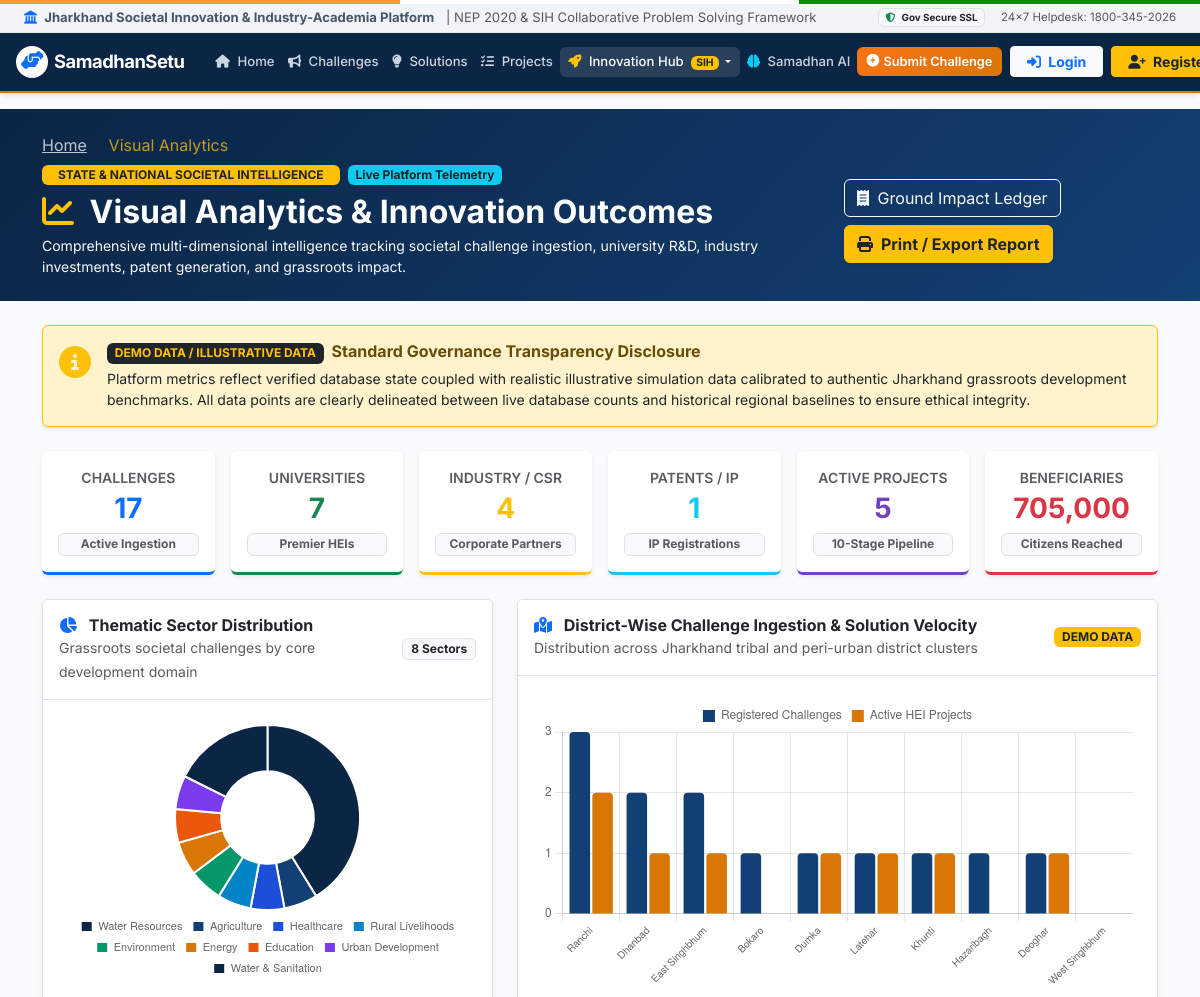
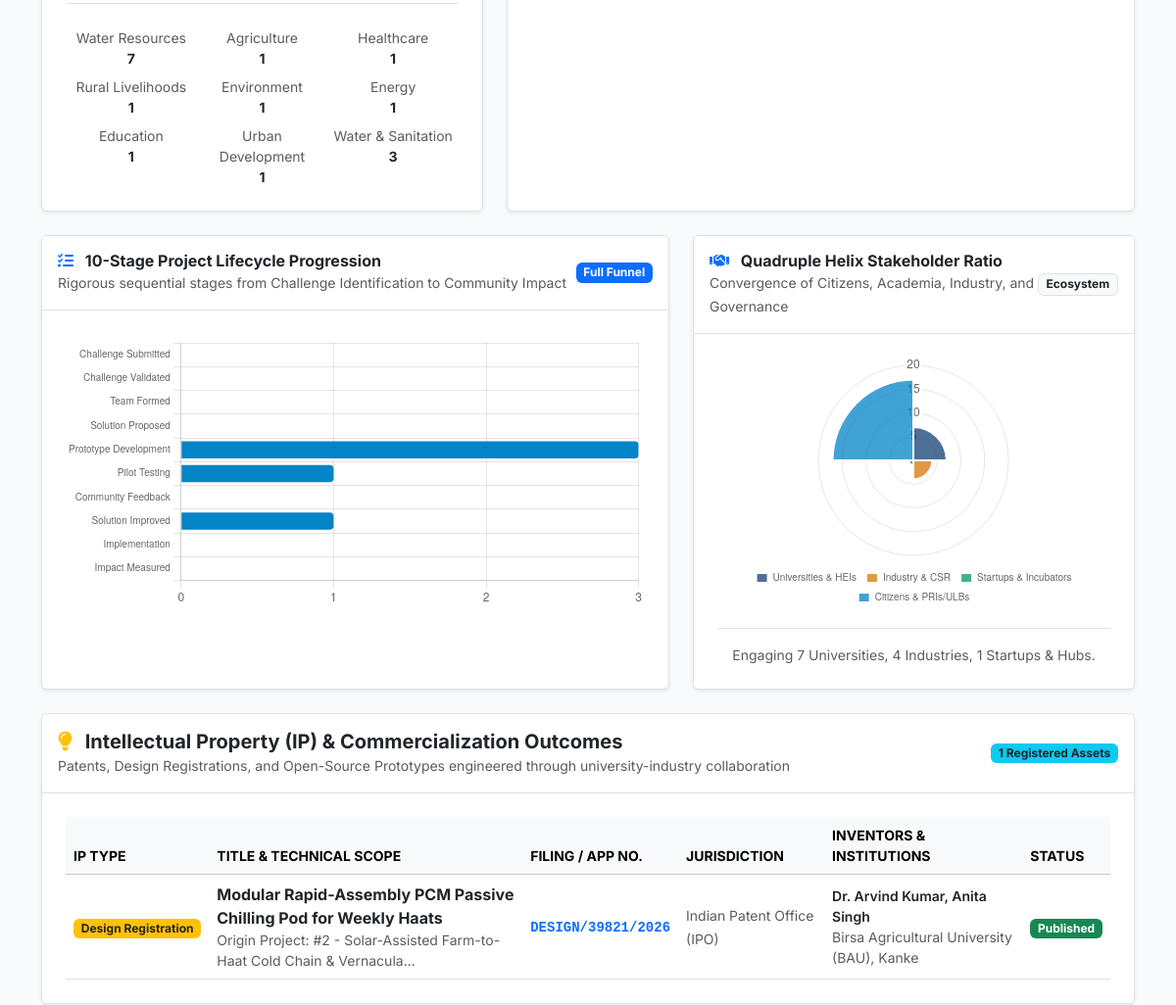
Before: /analytics (upper part) with the older database file (2 pictures, top to bottom).
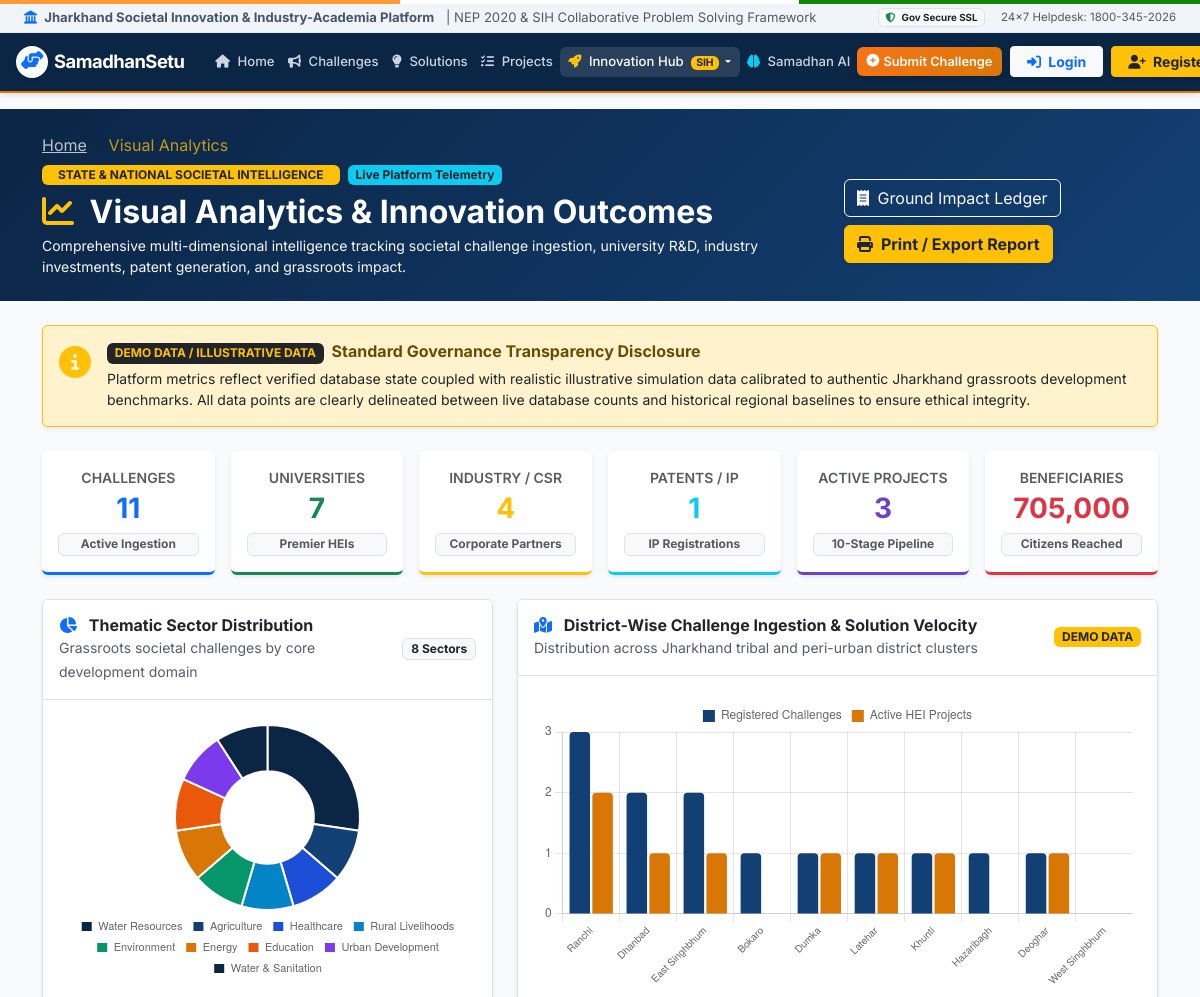
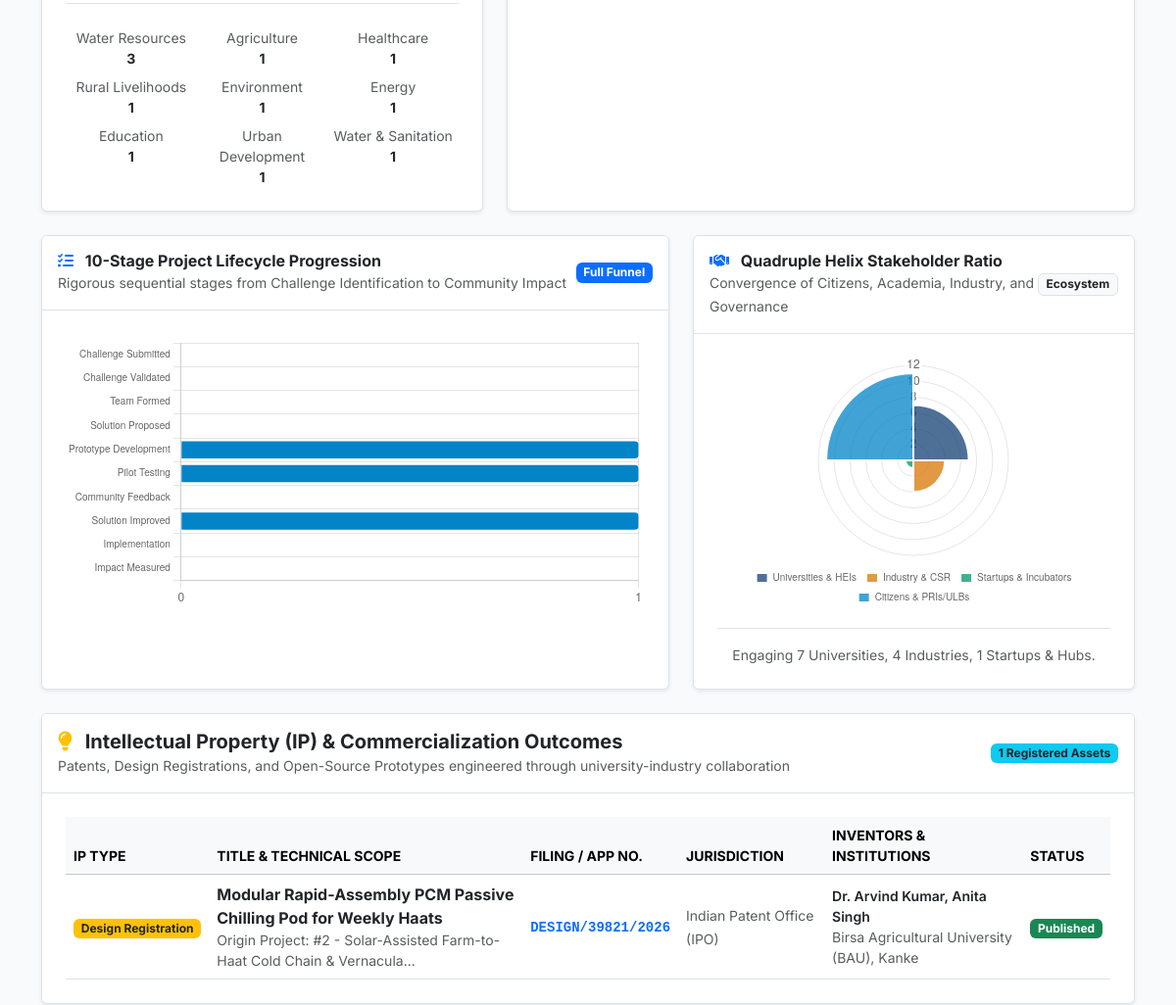
After: the same page with the newer database file (2 pictures, top to bottom).
### app.py (models this page shows, shortened)
class Challenge(db.Model):
    __tablename__ = 'challenges'
    id = db.Column(db.Integer, primary_key=True)
    title = db.Column(db.String(250), nullable=False)
    description = db.Column(db.Text, nullable=False)
    category = db.Column(db.String(80), nullable=False)
    department = db.Column(db.String(150), nullable=False, default='General Administration')
    location = db.Column(db.String(150), nullable=False)
    priority = db.Column(db.String(30), nullable=False, default='Medium') # Low, Medium, High, Critical
    status = db.Column(db.String(50), default='Open') # Open, Under Review, Verified, In Progress, Pilot, Implemented, Closed
    created_date = db.Column(db.DateTime, default=datetime.utcnow)
    deadline = db.Column(db.DateTime, nullable=True)
    organization = db.Column(db.String(200), nullable=False, default='Municipal Corporation')
    required_skills = db.Column(db.Text, nullable=True)
    submitter_type = db.Column(db.String(100), default='Citizen / Resident')
    district = db.Column(db.String(100), default='Ranchi')
    block = db.Column(db.String(100), nullable=True)
    media_url = db.Column(db.String(255), nullable=True)
    document_url = db.Column(db.String(255), nullable=True)
    assigned_university = db.Column(db.String(200), nullable=True)
    nep_aligned = db.Column(db.Boolean, default=True)
    expected_solution_type = db.Column(db.String(100), default='Software / Hardware Prototype')
    affected_population = db.Column(db.String(200), default='General Community')
    people_affected_count = db.Column(db.Integer, default=10000)
    existing_solutions = db.Column(db.Text, nullable=True)
    shortcomings = db.Column(db.Text, nullable=True)
    required_technology = db.Column(db.Text, nullable=True)
    expected_outcome = db.Column(db.Text, nullable=True)
    ai_impact_score = db.Column(db.Integer, default=85)
    views_count = db.Column(db.Integer, default=240)
    followers_count = db.Column(db.Integer, default=28)
    created_by_id = db.Column(db.Integer, db.ForeignKey('users.id'), nullable=True)
    submitter_aadhaar_masked = db.Column(db.String(30), nullable=True)
    submitter_phone = db.Column(db.String(30), nullable=True)
    solutions = db.relationship('Solution', backref='challenge', lazy=True, cascade='all, delete-orphan')
    projects = db.relationship('Project', backref='challenge', lazy=True)
    invitations = db.relationship('TeamInvitation', backref='challenge', lazy=True, cascade='all, delete-orphan')
    problem_dna = db.relationship('ProblemDNA', backref='challenge', uselist=False, lazy=True, cascade='all, delete-orphan')
    @property
    def severity(self):
        return self.priority
    @property
    def created_at(self):
        return self.created_date

### app.py (the view)
@app.route('/analytics')
def analytics():
    challenges = Challenge.query.all()
    projects = Project.query.all()
    solutions = Solution.query.all()
    orgs = Organization.query.all()
    metrics = ImpactMetric.query.all()
    ip_records = ProjectIP.query.all()
    total_challenges = len(challenges)
    total_projects = len(projects)
    total_solutions = len(solutions)
    total_orgs = len(orgs)
    total_patents = len(ip_records)
    sector_counts = {}
    for ch in challenges:
        cat = ch.category or 'Other'
        sector_counts[cat] = sector_counts.get(cat, 0) + 1
    district_counts = {}
    for ch in challenges:
        dist = ch.district or 'Ranchi'
        district_counts[dist] = district_counts.get(dist, 0) + 1
    uni_count = sum(1 for o in orgs if o.type == 'University')
    industry_count = sum(1 for o in orgs if o.type in ['Industry', 'MSME'])
    startup_count = sum(1 for o in orgs if o.type in ['Startup', 'Innovation Hub'])
    stage_counts = {stg: 0 for stg in PROJECT_LIFECYCLE_STAGES}
    for p in projects:
        stg = p.current_stage or 'Prototype Development'
        if stg in stage_counts:
            stage_counts[stg] += 1
        else:
            stage_counts['Prototype Development'] = stage_counts.get('Prototype Development', 0) + 1
    total_beneficiaries = sum(m.people_impacted for m in metrics)
    total_villages = sum(m.villages_reached for m in metrics)
    total_cost_saved = sum(m.cost_saved_lakhs for m in metrics)
    return render_template(
        'analytics.html',
        total_challenges=total_challenges,
        total_projects=total_projects,
        total_solutions=total_solutions,
        total_orgs=total_orgs,
        total_patents=total_patents,
        uni_count=uni_count,
        industry_count=industry_count,
        startup_count=startup_count,
        sector_counts=sector_counts,
        district_counts=district_counts,
        stage_counts=stage_counts,
        total_beneficiaries=total_beneficiaries,
        total_villages=total_villages,
        total_cost_saved=total_cost_saved,
        metrics=metrics,
        projects=projects,
        ip_records=ip_records
    )

### app.py (called while the page is built)
def get_current_user():
    if 'user_id' in session:
        return User.query.get(session['user_id'])
    return None

@app.context_processor
def inject_global_data():
    current_user = get_current_user()
    unread_notifications_count = 0
    if current_user:
        unread_notifications_count = Notification.query.filter_by(
            user_id=current_user.id, is_read=False
        ).count()
    is_admin = bool((current_user and current_user.user_type == 'ADMINISTRATOR') or (session.get('user_role') == 'ADMINISTRATOR'))
    return {
        'current_user': current_user,
        'is_admin': is_admin,
        'unread_count': unread_notifications_count,
        'all_categories': CATEGORIES,
        'all_departments': DEPARTMENTS,
        'all_priorities': PRIORITY_LEVELS,
        'all_statuses': CHALLENGE_STATUSES,
        'all_user_types': PUBLIC_USER_TYPES,
        'now': datetime.utcnow()
    }

### templates/analytics.html (shortened to what the changed rows need)
{% extends "base.html" %}
{% block content %}
<div class="bg-primary text-white py-4 mb-4" style="background: linear-gradient(135deg, #0b2545 0%, #134074 100%);">
    <div class="container">
        <div class="d-flex flex-column flex-md-row justify-content-between align-items-md-center gap-3">
            <div>
                <h1 class="h2 fw-bold mb-1 text-white">
                    <i class="fas fa-chart-line text-warning me-2"></i> Visual Analytics & Innovation Outcomes
                </h1>
            </div>
        </div>
    </div>
</div>
<div class="container mb-5">
    <div class="row g-3 mb-4">
        <div class="col-6 col-lg-2">
            <div class="card border-0 shadow-sm bg-white p-3 h-100 text-center border-bottom border-primary border-3">
                <span class="text-muted small fw-semibold text-uppercase">Challenges</span>
                <h3 class="fw-bold text-primary mb-0 mt-1">{{ total_challenges }}</h3>
                <span class="badge bg-light text-muted border small mt-2">Active Ingestion</span>
            </div>
        </div>
        <div class="col-6 col-lg-2">
            <div class="card border-0 shadow-sm bg-white p-3 h-100 text-center border-bottom border-purple border-3" style="border-bottom-color: #6f42c1 !important;">
                <span class="text-muted small fw-semibold text-uppercase">Active Projects</span>
                <h3 class="fw-bold text-dark mb-0 mt-1" style="color: #6f42c1 !important;">{{ total_projects }}</h3>
                <span class="badge bg-light text-muted border small mt-2">10-Stage Pipeline</span>
            </div>
        </div>
    </div>
    <div class="row g-4 mb-4">
        <div class="col-lg-5">
            <div class="card border shadow-sm bg-white h-100">
                <div class="card-body p-4 d-flex flex-column align-items-center justify-content-center">
                    <div style="position: relative; height: 260px; width: 100%;">
                        <canvas id="sectorChart"></canvas>
                    </div>
                    <div class="row g-2 w-100 mt-3 pt-3 border-top text-center small">
                        {% for cat, cnt in sector_counts.items() %}
                        <div class="col-4">
                            <span class="text-muted d-block truncate">{{ cat }}</span>
                            <span class="fw-bold text-dark">{{ cnt }}</span>
                        </div>
                        {% endfor %}
                    </div>
                </div>
            </div>
        </div>
    </div>
    <div class="row g-4 mb-4">
        <div class="col-lg-7">
            <div class="card border shadow-sm bg-white h-100">
                <div class="card-body p-4">
                    <div style="position: relative; height: 280px; width: 100%;">
                        <canvas id="lifecycleChart"></canvas>
                    </div>
                </div>
            </div>
        </div>
        <div class="col-lg-5">
            <div class="card border shadow-sm bg-white h-100">
                <div class="card-body p-4 d-flex flex-column align-items-center justify-content-center">
                    <div style="position: relative; height: 260px; width: 100%;">
                        <canvas id="helixChart"></canvas>
                    </div>
                </div>
            </div>
        </div>
    </div>
    <div class="card border shadow-sm mb-4 bg-white">
        <div class="card-body p-4">
            <div class="table-responsive">
                <table class="table table-hover align-middle mb-0">
                    <thead class="table-light">
                        <tr class="small text-uppercase text-muted">
                            <th>IP Type</th>
                            <th>Title & Technical Scope</th>
                            <th>Filing / App No.</th>
                            <th>Jurisdiction</th>
                            <th>Inventors & Institutions</th>
                            <th>Status</th>
                        </tr>
                    </thead>
                </table>
            </div>
        </div>
    </div>
</div>
{% endblock %}

Changed rows visible on the page:
computed for Challenge "Water Resources": cnt "7" → "3"
changed Challenge "Water & Sanitation": cnt "3" → "1"
Other visible differences:
{{ total_challenges }}: "17" → "11"
{{ total_projects }}: "5" → "3"
chart data {{ sector_counts.values()|list|tojson }}: [7, 1, 1, 1, 1, 1, 1, 1, 3] → [3, 1, 1, 1, 1, 1, 1, 1, 1]
chart data {{ stage_counts.values()|list|tojson }}: [0, 0, 0, 0, 3, 1, 0, 1, 0, 0] → [0, 0, 0, 0, 1, 1, 0, 1, 0, 0]
chart data {{ total_challenges }}: 17 → 11
